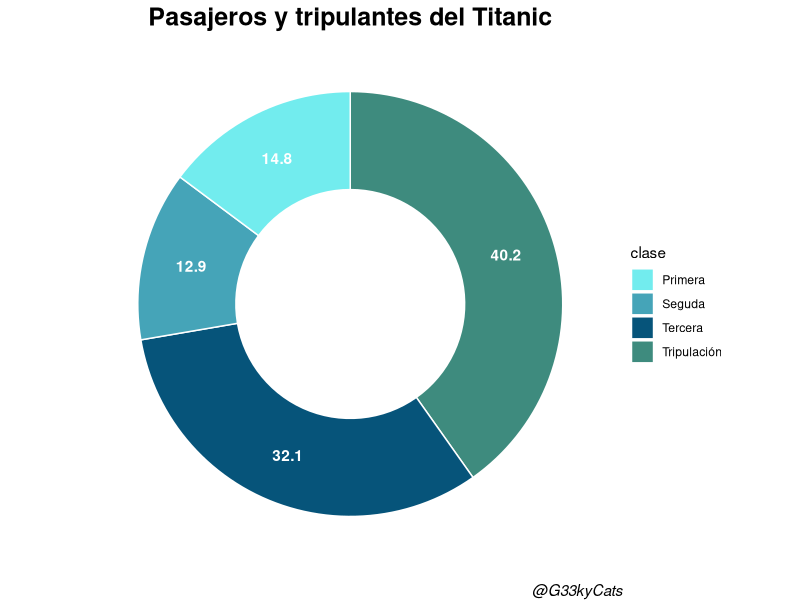
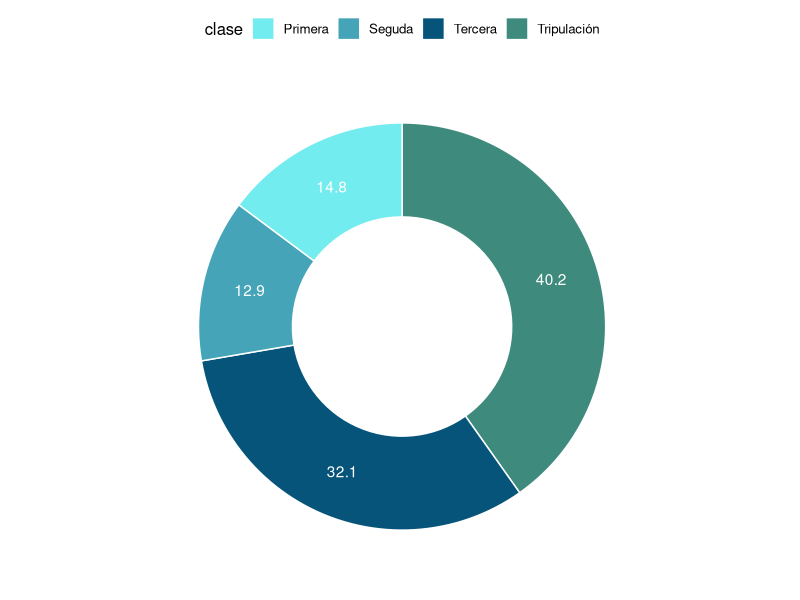

The R script that drew these images, in order:
## ---- chunk 1
library(tidyverse)
## ---- chunk 2
# Crear los datos de los pasajeros y tripulación
titanic <- data.frame(clase = c("Primera", "Seguda", "Tercera", "Tripulación"),
                      n = c(325, 285, 706, 885),
                      prop = c(14.8, 12.9, 32.1, 40.2))
titanic
## ---- chunk 3
titanic <- titanic %>%
  arrange(desc(clase)) %>%
  mutate(lab.ypos = cumsum(prop) - 0.5 * prop)

palette <- c("#72ecee", "#45a4b8", "#06547a", "#3e8b7e")

ggplot(titanic, aes(x = 2, y = prop, fill = clase)) +
  geom_bar(stat = "identity", color = "white") +
  coord_polar(theta = "y", start = 0) +
  geom_text(aes(y = lab.ypos, label = prop), color = "white", fontface = "bold")+
  scale_fill_manual(values = palette) +
  theme_void() +
  xlim(0.5, 2.5) + # genera el efecto dona
  labs(title = "Pasajeros y tripulantes del Titanic",
       caption = "@G33kyCats") +
  theme(plot.title = element_text(face = "bold", hjust = 0.5, size = 18),
        plot.caption = element_text(face = "italic", size = 11))

## ---- chunk 4
# Cargar ggpubr para hacer gráficos de donas
# install.packages("ggpubr")
library(ggpubr)

 ggdonutchart(titanic, "prop", 
              fill = "clase", color = "white",
              palette = c("#72ecee", "#45a4b8", "#06547a", "#3e8b7e"),
              lab.pos = "in", lab.font = "white")

